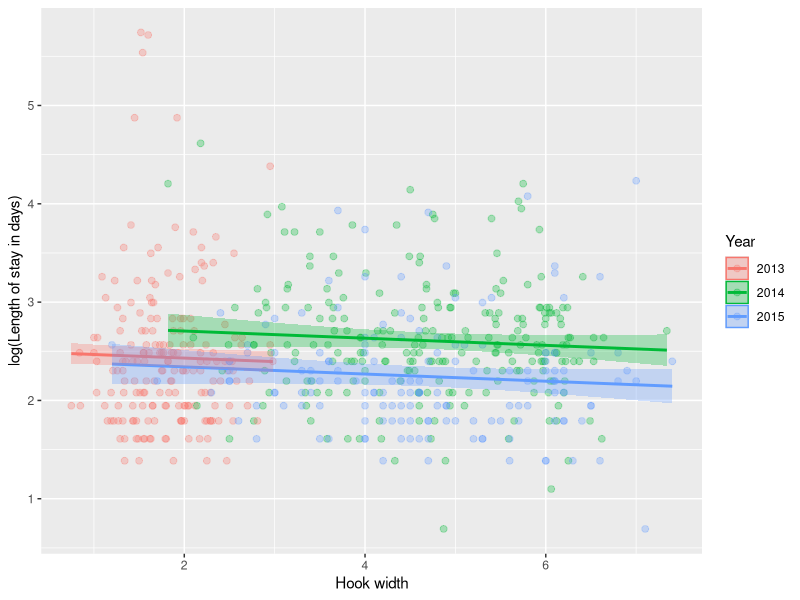
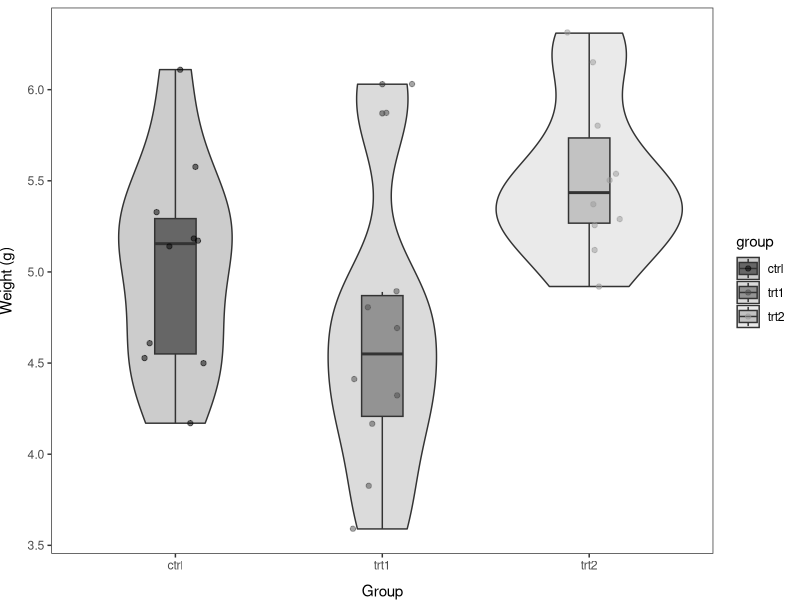
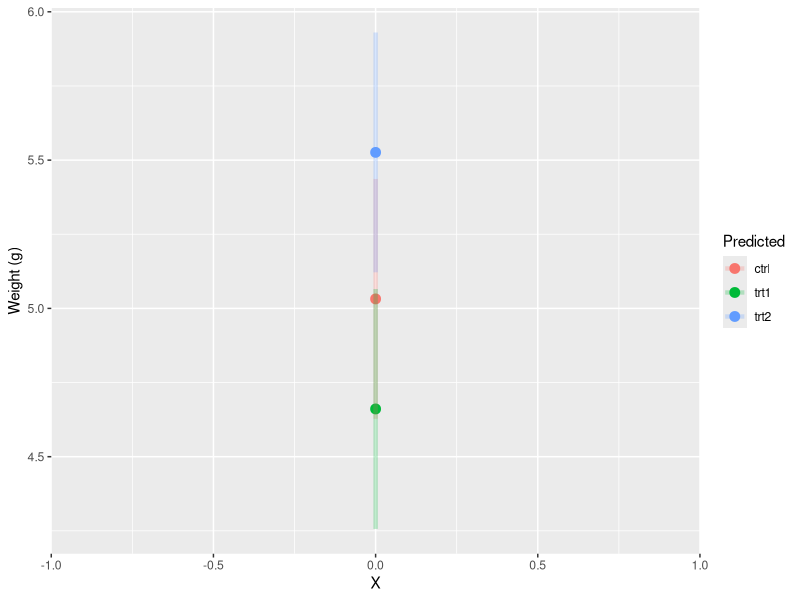
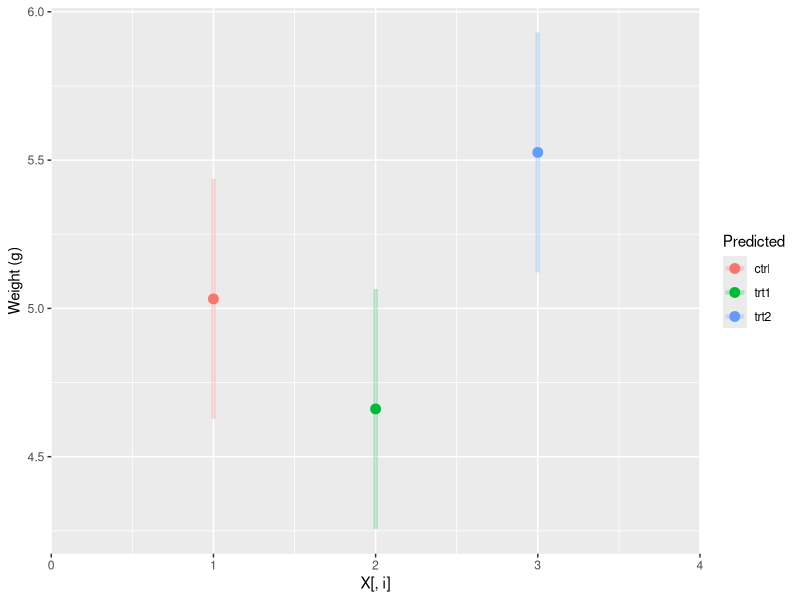
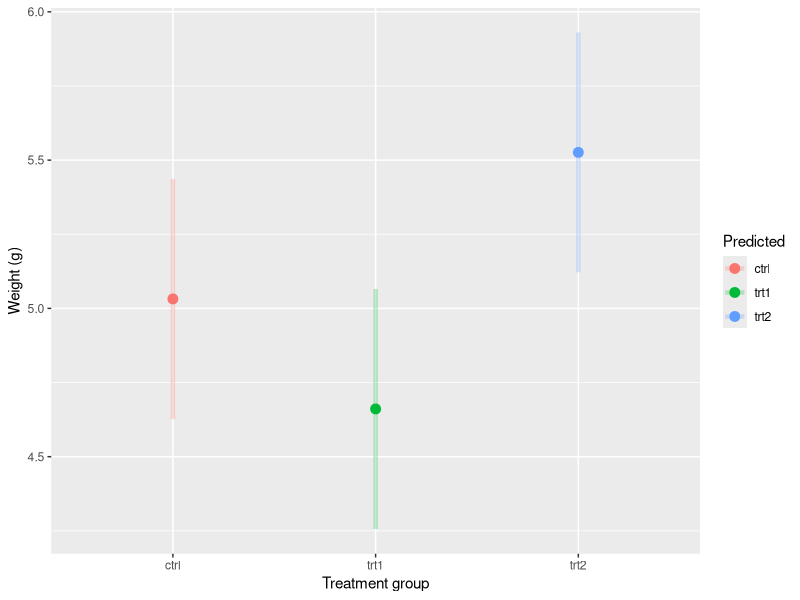
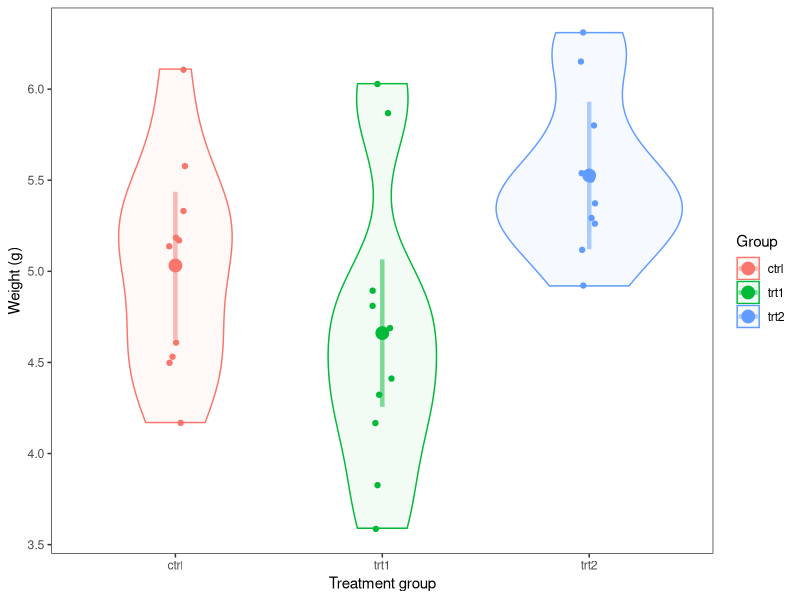
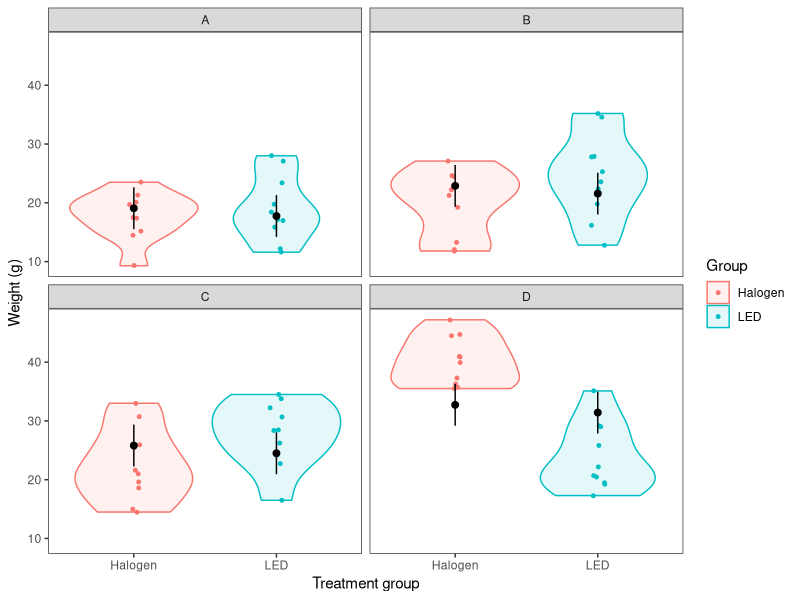
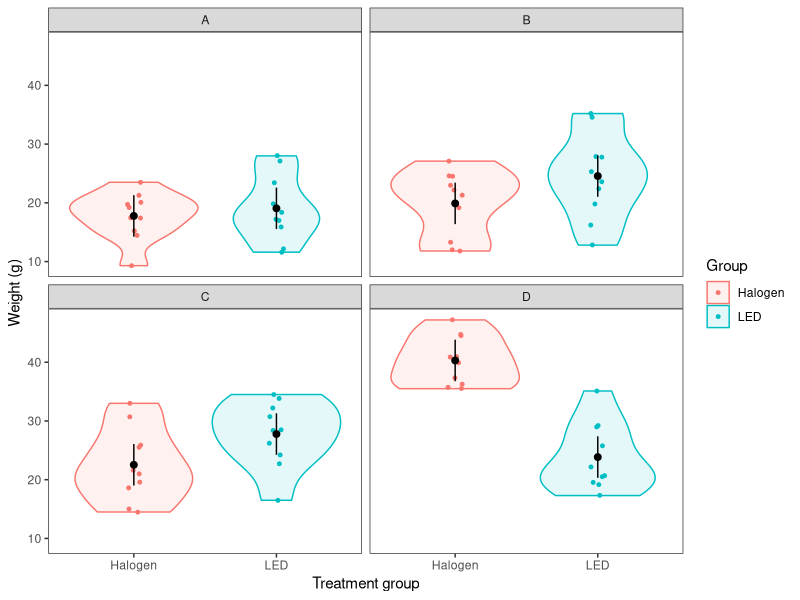

Write the R code that produced these figures, in order.
## ---- chunk 1
library(tidyverse)
## ---- chunk 2
turtles <- read.csv('data/turtles.txt')
turtles$Year <- as.factor(turtles$Year)
turts <- subset(turtles, !is.na(Width))

log_fit_width <- lm( log(Stay) ~ Year + Width, data = turts)
turt_pred <- cbind(turts, predict(log_fit_width, interval = 'confidence'))

ggplot(turt_pred, 
       aes(x = Width, y = log(Stay), color = Year, fill = Year)) +
  geom_point(alpha = 0.3, size = 2) +
  geom_line(aes(y = fit), size = 1) +
  geom_ribbon(aes(ymin = lwr, ymax = upr, color = NULL), alpha = .3) +
  xlab("Hook width") +
  ylab("log(Length of stay in days)")

## ---- chunk 3
library(tidyverse)
## ---- chunk 4
data("PlantGrowth")
## ---- chunk 5
# Get the names of the df
names(PlantGrowth)

# Fit the model
mod <- lm(weight~group, data = PlantGrowth)
## ---- chunk 6
summary(mod)
## ---- chunk 7
head(mod$model)
## ---- chunk 8
# Extract design matrix from fitted
# PlantGrowth model
X <- model.matrix(mod)

# Have a look
head(X)
## ---- chunk 9
# We can get the model coefficients like this:
names(mod)
coeffs <- data.frame(mod$coefficients)

# And now we have a vector of beta
betas <- coeffs$mod.coefficients

## ---- chunk 10
# From the model, we can estimate:

# Mean of control
y_control <- betas[1] + betas[2]*0 + betas[3]*0

# Mean of trt1
y_trt1 <- betas[1] + betas[2]*1 + betas[3]*0

# Mean of trt2
y_trt2 <- betas[1] + betas[2]*0 + betas[3]*1

## ---- chunk 11
# Get unique groups in dummy coded matrix
X_pred <- as.matrix(unique(model.matrix(mod)))

# Multiply betas by dummy coded
# matrix using transpose of both
# These are your predictions 
# for ctrl, trt1, and trt2
y_pred <- t(betas) %*% t(X_pred)

## ---- chunk 12
# Get unique values of groups and put it in 
# a data frame. The predict function expects 
# original x variable as a vector or a named 
# column in a data.frame
groups <- data.frame(group = unique(PlantGrowth$group) )

# Make the prediction
y <- predict(mod, newdata = groups, interval = "confidence")

# Add it to the data frame
pred_plant <- data.frame(groups, y)

## ---- chunk 13
# Make the prediction with confidence
yCI <- predict(mod, newdata = groups, interval = "confidence")

# Add it to the data frame
pred_plantCI <- data.frame(groups, yCI)

## ---- chunk 14
print(pred_plantCI)
## ---- chunk 15
# Calculate group means
means <- PlantGrowth %>%
  group_by(group) %>%
  summarize(mean(weight))

print(means)
## ---- chunk 16
ggplot(PlantGrowth, aes(x = group, y = weight)) +
  geom_violin(aes(fill=group), alpha=0.2) +
  geom_boxplot(aes(fill=group), width = 0.2, alpha = 0.5) +
  geom_jitter(aes(color=group), width = 0.15, alpha=0.5) +
  scale_fill_manual(values=c('black', 'gray30', 'gray60')) +
  scale_color_manual(values=c('black', 'gray30', 'gray60')) +
  xlab('Group') +
  ylab('Weight (g)') + 
  theme_bw() +
  theme(axis.title.x = element_text(vjust = -1),
        axis.title.y = element_text(vjust = 3),
        panel.grid = element_blank()
        )

## ---- chunk 17
ggplot(pred_plantCI, aes(x = 0, y = fit, color = group)) +
  geom_point(size = 3) + 
  scale_x_continuous(limits = c(-1,  1), expand=c(0,0)) +
  geom_segment(aes(x = 0, xend = 0, y = lwr, yend = upr),
               lwd = 1.5, alpha = 0.25) +
  xlab("X") +
  ylab("Weight (g)") + 
  labs(color = "Predicted")
## ---- chunk 18
ggplot(pred_plantCI, aes(x = 1:3, y = fit, color = group)) +
  geom_point(size = 3) + 
  scale_x_continuous(limits = c(0,  4), expand=c(0, 0)) +
  geom_segment(aes(x = 1:3, xend = 1:3, y = lwr, yend = upr),
               lwd = 1.5, alpha = 0.25) +
  xlab("X[, i]") +
  ylab("Weight (g)") +
  labs(color = "Predicted")
## ---- chunk 19
ggplot(pred_plantCI, aes(x = group, y = fit, color = group)) +
  geom_point(size = 3) + 
  geom_segment(aes(x = group, xend = group, y = lwr, yend = upr),
               lwd = 1.5, alpha = 0.25) +
  xlab("Treatment group") +
  ylab("Weight (g)") +
  labs(color = "Predicted")
## ---- chunk 20
ggplot(PlantGrowth, aes(x = group, y = weight, color = group)) +
  geom_violin(aes(fill = group), alpha = 0.05) +
  geom_jitter(size = 1.5, width = 0.05) +
  geom_point(mapping = aes(x = group, y = fit), 
             data = pred_plantCI,
             size = 4) +
  geom_segment(aes(x = group, xend = group, y = lwr, yend = upr),
               data = pred_plantCI, 
               lwd = 1.5, 
               alpha = 0.5) +
  theme_bw() +
  theme(panel.grid = element_blank()) +
  xlab("Treatment group") +
  ylab("Weight (g)") +
  labs(fill = "Group", color = "Group")
  
## ---- chunk 21
dental <- read.csv('data/dental.csv', stringsAsFactors = FALSE)

## ---- chunk 22
# We are looking only at main effects for now
dental.mod <- lm(mpa ~ lights + resin, data = dental)
## ---- chunk 23
anova(dental.mod)
## ---- chunk 24
summary(dental.mod)
## ---- chunk 25
X <- model.matrix(dental.mod)

head(X)

## ---- chunk 26
groups <- data.frame(
  with(dental, unique(data.frame(lights, resin)))
)

## ---- chunk 27
dental_y_pred <- predict(
  dental.mod, newdata = groups, interval = "confidence"
  )

pred_dental <- data.frame(groups, dental_y_pred)

## ---- chunk 28
ggplot(dental, aes(x = lights, y = mpa, color = lights)) +
  geom_violin(aes(fill=lights), alpha = 0.1) +
  geom_jitter(size = 1, width = 0.05) +
  geom_point(mapping = aes(x = lights, y = fit), 
             data = pred_dental,
             color = 'black',
             size = 2) +
  geom_segment(
    aes(x = lights, xend = lights, y = lwr, yend = upr),
    data = pred_dental,
    color = 'black') +  
  facet_wrap(~resin) +
  theme_bw() +
  theme(panel.grid = element_blank()) +
  xlab("Treatment group") +
  ylab("Weight (g)") +
  labs(fill = "Group", color = "Group")
## ---- chunk 29
# The "*" operator is shorthand for what we want to do
# here - more of an "advanced" stats topic
dental_int <- lm(mpa ~ lights * resin, data = dental)
## ---- chunk 30
# Have a look on your own:
head(model.matrix(dental_int))
## ---- chunk 31
int_y_pred <- predict(
  dental_int, newdata = groups, interval = "confidence"
  )

int_pred <- data.frame(groups, int_y_pred)

## ---- chunk 32
ggplot(dental, aes(x = lights, y = mpa, color = lights)) +
  geom_violin(aes(fill=lights), alpha = 0.1) +
  geom_jitter(size = 1, width = 0.05) +
  geom_point(mapping = aes(x = lights, y = fit), 
             data = int_pred,
             color = 'black',
             size = 2) +
  geom_segment(
    aes(x = lights, xend = lights, y = lwr, yend = upr),
    data = int_pred,
    color = 'black') +  
  facet_wrap(~resin) +
  theme_bw() +
  theme(panel.grid = element_blank()) +
  xlab("Treatment group") +
  ylab("Weight (g)") +
  labs(fill = "Group", color = "Group")
## ---- chunk 33
anova(dental_int)
## ---- chunk 34
data("swiss")
## ---- chunk 35
# Make the model and save it to a named object called 'swiss.mod'
swiss.mod <- lm(Fertility ~ Education, data = swiss)

## ---- chunk 36
head( model.matrix(swiss.mod) )
## ---- chunk 37
# Summarize the model
summary(swiss.mod)
## ---- chunk 38
betas <- swiss.mod$coefficients
X_pred <- as.matrix(model.matrix(swiss.mod))

# Multiply betas by dummy coded
# matrix using transpose of both
# These are your predictions 
# for ctrl, trt1, and trt2
y_pred <- as.vector( t(betas) %*% t(X_pred) )

swiss_pred <- data.frame(swiss, y_pred)
## ---- chunk 39
# Make predictions using the model data
y_pred2 <- predict(swiss.mod, 
                   newdata = swiss.mod$model, 
                   interval = "prediction")

# Combine with original data
swiss_pred2 <- data.frame(swiss, y_pred2)
  
## ---- chunk 40
head( swiss_pred2)
## ---- chunk 41
new_ed <- data.frame(
  Education = seq(from = min(swiss$Education),
                  to = max(swiss$Education),
                  length.out = 30
                  )
  )
## ---- chunk 42
new_y_preds <- predict(swiss.mod, newdata = new_ed, interval = "prediction")

new_preds <- data.frame(new_ed, new_y_preds)

## ---- chunk 43
# Make a data frame containing only the max and min values for Education
point_ed = data.frame(Education = c(min(swiss$Education), max(swiss$Education)))

# Predict new values of y from the model
point_y_pred <- predict(swiss.mod, point_ed, interval = 'confidence')

# Put the predictions in a data frame with 
# the min and max values of Education
point_preds <- data.frame(point_ed, point_y_pred)

# Now you can see your predictions
print(point_preds)

## ---- chunk 44
# Make a pretty plot showing raw data and model predictions
ggplot(swiss_pred2, aes(x = Education, y = Fertility)) +
  geom_point(colour = 'plum3', fill = 'plum3', alpha = 0.75, size = 4) +
  geom_line( aes(y = fit), size = 1, color='purple', alpha = .5) +
  geom_ribbon(aes(ymin = lwr, ymax = upr), 
              color = 'purple4', 
              fill = 'lavender', 
              alpha = .4,
              lty = 2,
              lwd = .5) +
  theme_bw() + 
  theme(legend.position = "none", panel.grid = element_blank())

## ---- chunk 45
# Read cricket data
# This data set contains pulses of
# 2 species of crickets collected under
# varying temperatures
  crickets <- read.csv('data/crickets.txt')
## ---- chunk 46
# Fit the model
cricket.mod <- lm(Pulse~Species + Temp, data=crickets)
## ---- chunk 47
summary(cricket.mod)

## ---- chunk 48
X <- model.matrix(cricket.mod)

## ---- chunk 49
X_pred <- as.matrix(model.matrix(cricket.mod))
betas <- cricket.mod$coefficients

# Multiply betas by dummy coded
# matrix using transpose of both
# These are your predictions 
# for ctrl, trt1, and trt2
y_pred <- as.vector( t(betas) %*% t(X_pred) )

cricket_pred <- data.frame(crickets, y_pred)
## ---- chunk 50
# Make predictions
y_pred <- predict(cricket.mod, interval = "prediction")

# Combine with original data
cricket_pred <- data.frame(crickets, y_pred)

## ---- chunk 51
# Make a pretty plot showing raw data and model predictions
ggplot(cricket_pred, aes(x = Temp, y = Pulse, group = Species)) +
  geom_point(aes(colour = Species, fill = Species), alpha = 0.75, size = 4) +
  geom_line( aes(y = fit, color = Species), size = 1, alpha = .5) +
  geom_ribbon(aes(ymin = lwr, ymax = upr, color = Species, fill = Species),
              alpha = 0.25) +
  scale_fill_manual(values = c('gray40', 'black')) +
  scale_color_manual(values = c('gray40', 'black')) +
  xlab(expression(paste("Temperature ( ", degree, "C)"))) +
  theme_bw() + 
  theme(panel.grid = element_blank())

